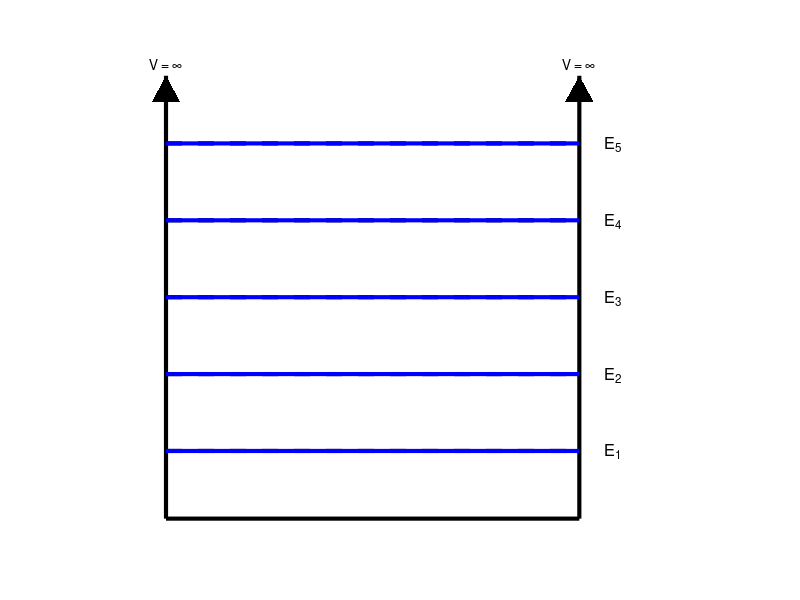

Recreate this plot in MATLAB.
clear; clc; close all;

% ---- infinite square well energies (n = 1..5) ----
%E_num = [4.934802200545, 19.739208802179, 44.413219804902, 78.956835255528, 123.370055130650];   % numerical
%E_ana = [4.934802200545, 19.739208802179, 44.413219804902, 78.956835208715, 123.370055013617];   % analytical


% ---- parabolic well energies (n = 1..5) ----
E_num = [0.50, 1.50, 2.50, 3.50, 4.50];   % numerical
E_ana = [0.50, 1.50, 2.50, 3.50, 4.50];   % analytical

% ---- layout ----
xL = 0; xR = 1;                               % walls of the box
Eall = [E_num(:); E_ana(:)];
yr  = max(range(Eall), 1);                    % avoid zero span
ylo = min(Eall) - 0.22*yr;  yhi = max(Eall) + 0.22*yr;

dx_head = 0.035*(xR-xL);  dy_head = 0.06*(yhi-ylo);
shortFrac = 1.0;                              % length of BOTH ticks
xmid = 0.5*(xL+xR); halfW = 0.5*(xR-xL)*shortFrac;

figure(1); clf; hold on;

% walls + base + arrowheads
plot([xL xL],[ylo yhi],'k','LineWidth',3);
plot([xR xR],[ylo yhi],'k','LineWidth',3);
plot([xL xR],[ylo ylo],'k','LineWidth',3);          % horizontal x-axis line
patch([xL-dx_head xL xL+dx_head],[yhi-dy_head yhi yhi-dy_head],'k','EdgeColor','none');
patch([xR-dx_head xR xR+dx_head],[yhi-dy_head yhi yhi-dy_head],'k','EdgeColor','none');
text(xL,  yhi+0.04*yr, 'V = \infty', 'HorizontalAlignment','center');
text(xR,  yhi+0.04*yr, 'V = \infty', 'HorizontalAlignment','center');
%text(0.5, yhi+0.07*yr, 'Energy', 'HorizontalAlignment','center', 'FontWeight','bold');

% legend proxies (match styles)
hNum = plot(nan,nan,'b--','LineWidth',3);
hAna = plot(nan,nan,'k--','LineWidth',3);

% draw levels n = 1..5
for n = 1:5
  ya = E_ana(n);  yn = E_num(n);

  % analytical (black dotted), same length as numerical
  plot([xmid-halfW, xmid+halfW], [ya ya], 'k--', 'LineWidth', 3);

  % numerical (blue solid)
  plot([xmid-halfW, xmid+halfW], [yn yn], 'b-',  'LineWidth', 3);

  % right-side index labels E1..E5 at the analytical level
  text(xR + 0.06, ya, sprintf('E_%d', n), 'Interpreter','tex', ...
       'HorizontalAlignment','left', 'FontSize', 12);
end

% cosmetics
xlim([-0.15 1.35]); ylim([ylo-0.05*yr, yhi+0.10*yr]); axis off;
%lgd = legend([hNum hAna], {'E_{numerical}','E_{analytical}'}, ...
%             'Interpreter','tex', 'Location','north', 'FontSize', 14);

set(gcf,'Color','w');

print -dpng -r300 energy_pw.png

